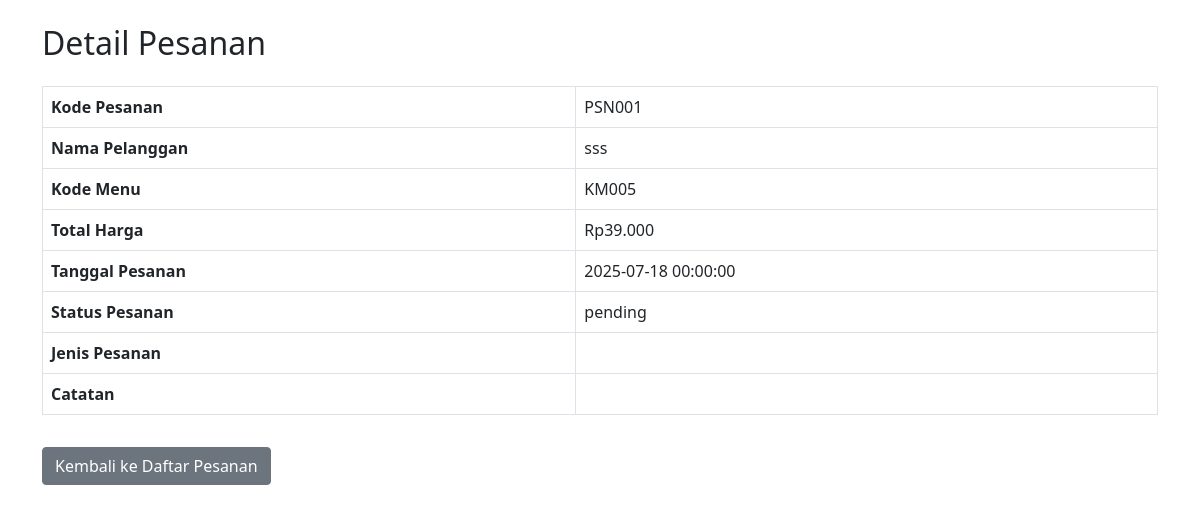
Screenshot of /admin/detail_pesanan.php?kode_pesanan=PSN001 with the database file from the repository.
### tables this page shows
CREATE TABLE `pesanan` (
  `kode_pesanan` varchar(225) NOT NULL,
  `nama_pelanggan` varchar(100) NOT NULL,
  `kode_menu` varchar(255) NOT NULL,
  `total_harga` decimal(10,2) NOT NULL,
  `tgl_pesanan` datetime NOT NULL,
  `jumlah` int NOT NULL,
  `status_pesanan` varchar(50) DEFAULT NULL
);

### admin/detail_pesanan.php (the view, shortened to what this page needs)
<?php
$database = new Database();
$db = $database->getConnection();
$kode_pesanan = isset($_GET['kode_pesanan']) ? $_GET['kode_pesanan'] : (isset($_GET['id']) ? $_GET['id'] : '');
$query = "SELECT * FROM pesanan WHERE kode_pesanan = :kode_pesanan";
$stmt = $db->prepare($query);
$stmt->bindParam(':kode_pesanan', $kode_pesanan);
$stmt->execute();
$data = $stmt->fetch(PDO::FETCH_ASSOC);
?>
<!DOCTYPE html>
<html>
<head>
    <link href="https://cdn.jsdelivr.net/npm/bootstrap@5.1.3/dist/css/bootstrap.min.css" rel="stylesheet">
</head>
<body class="container mt-4">
    <h2 class="mb-4">Detail Pesanan</h2>
    <table class="table table-bordered">
        <tr>
            <th>Kode Pesanan</th>
            <td><?= htmlspecialchars($data['kode_pesanan']) ?></td>
        </tr>
        <tr>
            <th>Nama Pelanggan</th>
            <td><?= htmlspecialchars($data['nama_pelanggan']) ?></td>
        </tr>
        <tr>
            <th>Kode Menu</th>
            <td><?= htmlspecialchars($data['kode_menu']) ?></td>
        </tr>
        <tr>
            <th>Total Harga</th>
            <td>Rp<?= number_format($data['total_harga'], 0, ',', '.') ?></td>
        </tr>
        <tr>
            <th>Tanggal Pesanan</th>
            <td><?= htmlspecialchars($data['tgl_pesanan']) ?></td>
        </tr>
        <tr>
            <th>Status Pesanan</th>
            <td><?= htmlspecialchars($data['status_pesanan']) ?></td>
        </tr>
        <tr>
            <th>Jenis Pesanan</th>
            <td><?= htmlspecialchars($data['jenis_pesanan']) ?></td>
        </tr>
        <tr>
            <th>Catatan</th>
            <td><?= htmlspecialchars($data['catatan_pesanan']) ?></td>
        </tr>
    </table>
    <a href="dashboard.php" class="btn btn-secondary mt-3">Kembali ke Daftar Pesanan</a>
</body>
</html>

### rows the page displays
pesanan: kode_pesanan "PSN001", nama_pelanggan "sss", kode_menu "KM005", total_harga "39.000", tgl_pesanan "2025-07-18 00:00:00", status_pesanan "pending"
